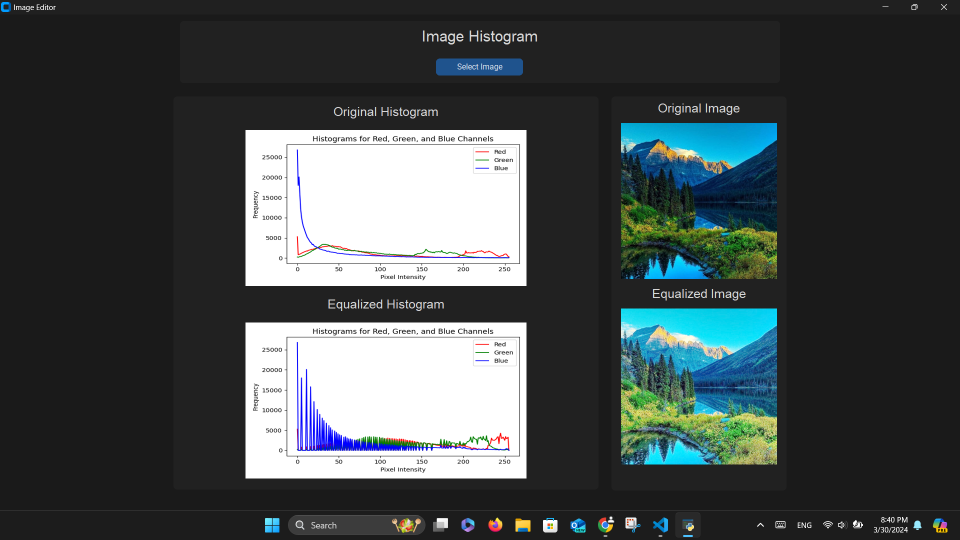
#> input picture Histogram/image.png, 1920 x 1080 px (shown at 1/2 size)
$ python -i histogram.py   (imports and definitions only)
#> lines starting #> are read from the running program, lines starting #| are printed output that depends on the picture
from tkinter import filedialog
import cv2
import matplotlib.pyplot as plt
from matplotlib.backends.backend_tkagg import FigureCanvasTkAgg
import customtkinter
from PIL import Image, ImageTk
import numpy as np


def plot_histograms(image):
    # Calculate histograms for each channel R,G and B
    hist_red = cv2.calcHist([image], [0], None, [256], [0, 256])
    hist_green = cv2.calcHist([image], [1], None, [256], [0, 256])
    hist_blue = cv2.calcHist([image], [2], None, [256], [0, 256])

    # Plot histograms
    fig, ax = plt.subplots(figsize=(6, 4))
    ax.plot(hist_red, color="red", label="Red")
    ax.plot(hist_green, color="green", label="Green")
    ax.plot(hist_blue, color="blue", label="Blue")
    ax.set_title("Histograms for Red, Green, and Blue Channels")
    ax.set_xlabel("Pixel Intensity")
    ax.set_ylabel("Frequency")
    ax.legend()

    return fig


# [108 lines left out: functions openfn, hist_equalize_color, display_histogram, show_equalized_image, not called in this run]


# setting the theme /apperance
# [2 lines not run here, left out]

# creating the main window
# [1 line that did not run here, left out]

# setting the title and size of the window
# [2 lines not run here, left out]

# frame zero
# [1 line that did not run here, left out]
# [2 lines not run here, left out]

# frame one
# [1 line that did not run here, left out]
# [2 lines not run here, left out]

# frame two
# [1 line that did not run here, left out]
# [2 lines not run here, left out]

# main title label
# [1 line that did not run here, left out]
# [1 line not run here, left out]

# Button to select image
# [9 lines that did not run here, left out]
# [1 line not run here, left out]

# original image title
# [1 line that did not run here, left out]

# Label to display the original image
# [1 line that did not run here, left out]

# equalized image title
# [1 line that did not run here, left out]

# Label to display the equalized image
# [1 line that did not run here, left out]

# original histogram image label
# [1 line that did not run here, left out]

# original histogram title label
# [3 lines that did not run here, left out]

# Equalized histogram image label
# [1 line that did not run here, left out]

# equalized histogram title label
# [3 lines that did not run here, left out]

# [1 line not run here, left out]

>>> import cv2
>>> picture = cv2.imread('image.png')
#> picture is the input picture: shape (1080, 1920, 3); mean B, G, R 76.2, 75.3, 68.4
>>> result = plot_histograms(picture)
#> in plot_histograms, `hist_red = cv2.calcHist([image], [0], None, [256], [0, 256])`: hist_red = 256 values, max 811309 at index 26, min 195 at index 2, mean 8100
#> in plot_histograms, `hist_green = cv2.calcHist([image], [1], None, [256], [0, 256])`: hist_green = 256 values, max 811136 at index 26, min 200 at index 2, mean 8100
#> in plot_histograms, `hist_blue = cv2.calcHist([image], [2], None, [256], [0, 256])`: hist_blue = 256 values, max 812181 at index 26, min 216 at index 219, mean 8100
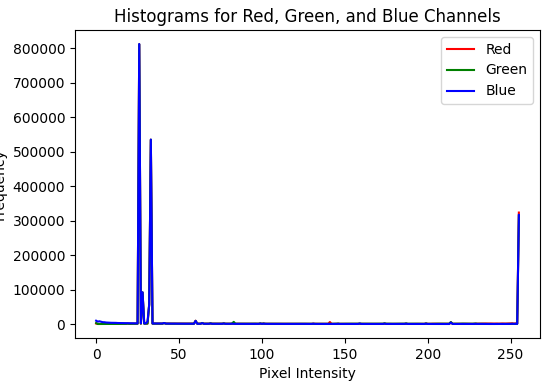
#> figure drawn by matplotlib, 1 panel; curve peaks at x = 26, y = 811309; curve peaks at x = 26, y = 811136; curve peaks at x = 26, y = 812181
